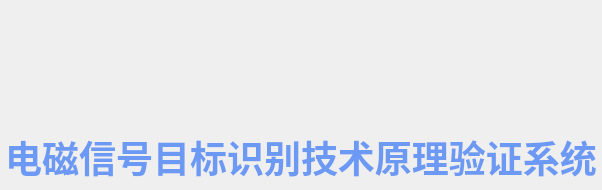
     <widget class="QWidget" name="page_home">
      <property name="styleSheet">
       <string notr="true">font-size: 14pt</string>
      </property>
      <layout class="QVBoxLayout" name="page_1_layout">
       <property name="spacing">
        <number>5</number>
       </property>
       <property name="leftMargin">
        <number>5</number>
       </property>
       <property name="topMargin">
        <number>5</number>
       </property>
       <property name="rightMargin">
        <number>5</number>
       </property>
       <property name="bottomMargin">
        <number>5</number>
       </property>
       <item alignment="Qt::AlignHCenter|Qt::AlignVCenter">
        <widget class="QFrame" name="welcome_base">
         <property name="minimumSize">
          <size>
           <width>300</width>
           <height>150</height>
          </size>
         </property>
         <property name="maximumSize">
          <size>
           <width>800</width>
           <height>180</height>
          </size>
         </property>
         <property name="baseSize">
          <size>
           <width>0</width>
           <height>0</height>
          </size>
         </property>
         <property name="font">
          <font>
           <pointsize>14</pointsize>
          </font>
         </property>
         <property name="frameShape">
          <enum>QFrame::NoFrame</enum>
         </property>
         <property name="frameShadow">
          <enum>QFrame::Raised</enum>
         </property>
         <layout class="QVBoxLayout" name="center_page_layout">
          <property name="spacing">
           <number>10</number>
          </property>
          <property name="leftMargin">
           <number>0</number>
          </property>
          <property name="topMargin">
           <number>0</number>
          </property>
          <property name="rightMargin">
           <number>0</number>
          </property>
          <property name="bottomMargin">
           <number>0</number>
          </property>
          <item alignment="Qt::AlignHCenter">
           <widget class="QFrame" name="logo">
            <property name="minimumSize">
             <size>
              <width>300</width>
              <height>120</height>
             </size>
            </property>
            <property name="maximumSize">
             <size>
              <width>300</width>
              <height>120</height>
             </size>
            </property>
            <property name="frameShape">
             <enum>QFrame::NoFrame</enum>
            </property>
            <property name="frameShadow">
             <enum>QFrame::Raised</enum>
            </property>
            <layout class="QVBoxLayout" name="logo_layout">
             <property name="spacing">
              <number>0</number>
             </property>
             <property name="leftMargin">
              <number>0</number>
             </property>
             <property name="topMargin">
              <number>0</number>
             </property>
             <property name="rightMargin">
              <number>0</number>
             </property>
             <property name="bottomMargin">
              <number>0</number>
             </property>
            </layout>
           </widget>
          </item>
          <item>
           <widget class="QLabel" name="label">
            <property name="sizePolicy">
             <sizepolicy hsizetype="Expanding" vsizetype="Preferred">
              <horstretch>0</horstretch>
              <verstretch>0</verstretch>
             </sizepolicy>
            </property>
            <property name="font">
             <font>
              <pointsize>14</pointsize>
              <italic>false</italic>
              <bold>true</bold>
              <strikeout>false</strikeout>
             </font>
            </property>
            <property name="text">
             <string>&lt;html&gt;&lt;head/&gt;&lt;body&gt;&lt;p align=&quot;center&quot;&gt;&lt;span style=&quot; font-family:'微软雅黑'; font-size:28pt; color:#6c99f4;&quot;&gt;电磁信号目标识别技术原理验证系统&lt;/span&gt;&lt;/p&gt;&lt;/body&gt;&lt;/html&gt;</string>
            </property>
            <property name="alignment">
             <set>Qt::AlignCenter</set>
            </property>
           </widget>
          </item>
         </layout>
        </widget>
       </item>
      </layout>
     </widget>
